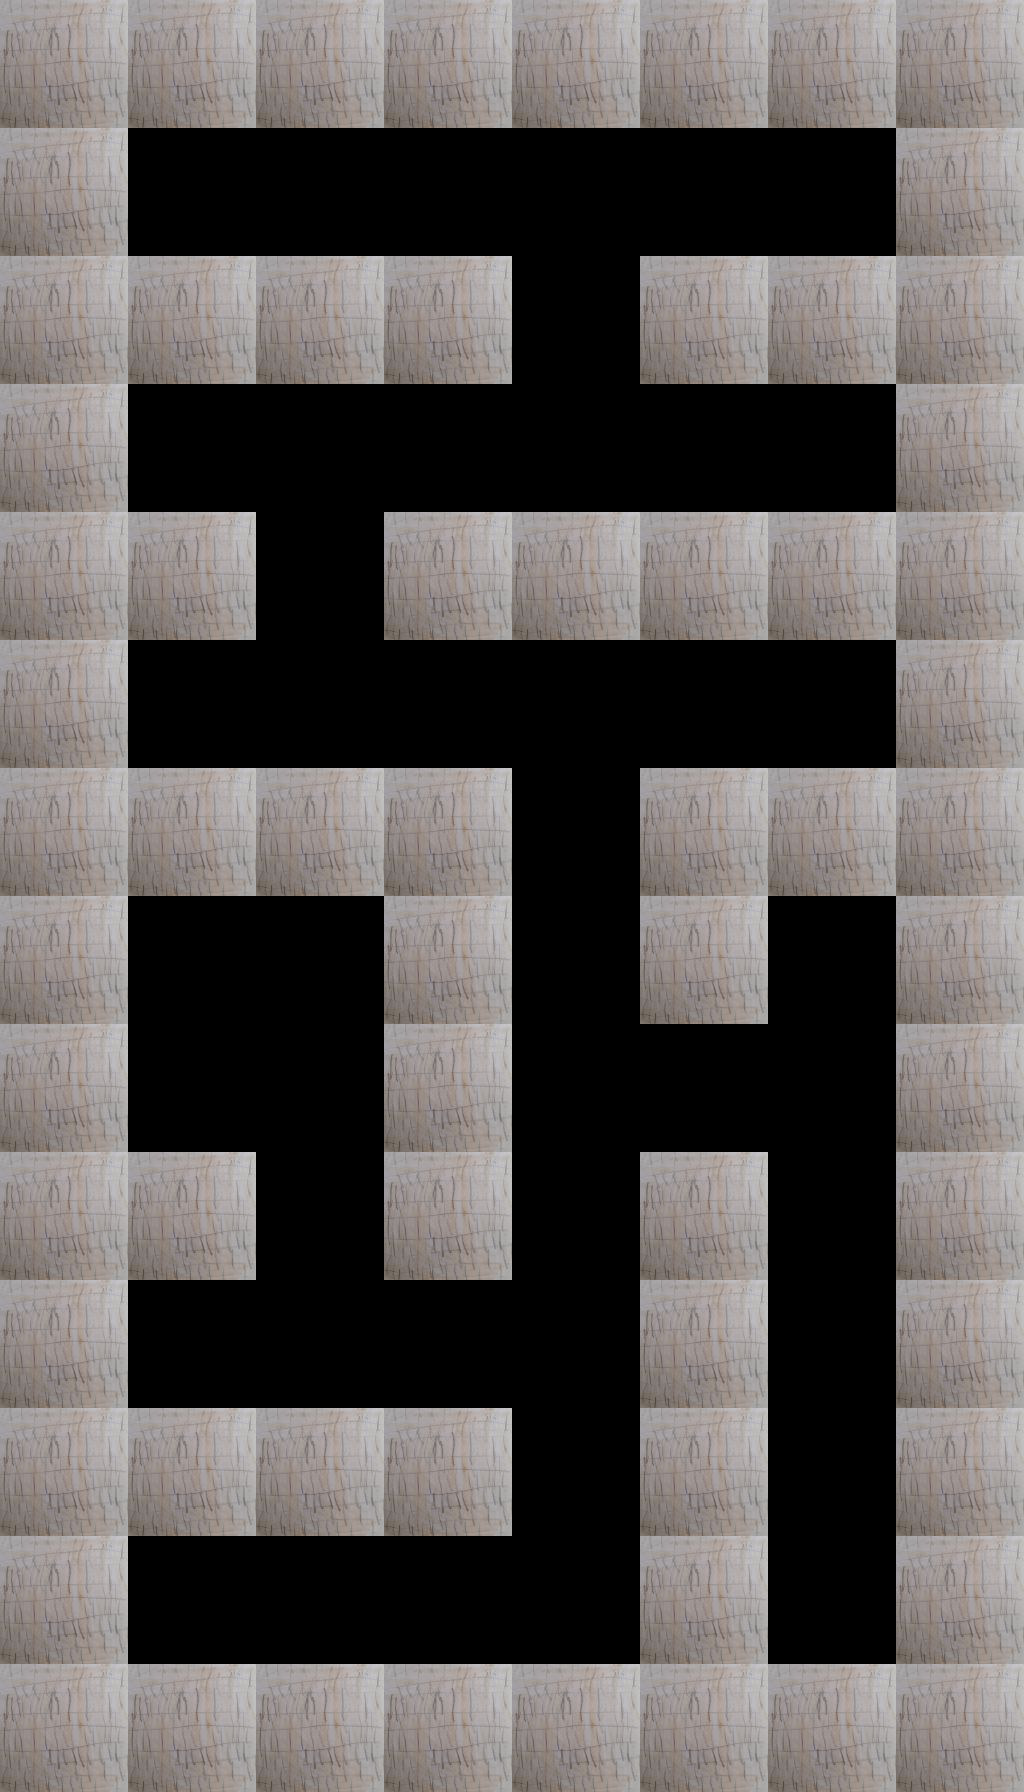

Rendered tile map (Tiled .tmx) drawn with the repository's tilesets; below, a short description and the full map source, tile grids included:
An orthogonal 8x14 tile map with 128x128 px tiles, 1 tile layer (Warstwa Kafelków 1).

<map version="1.2" tiledversion="1.3.3" orientation="orthogonal" renderorder="right-down" width="8" height="14" tilewidth="128" tileheight="128" infinite="0" nextlayerid="2" nextobjectid="1">
 <tileset firstgid="1" source="graphics/kremek.tsx" />
 <layer id="1" name="Warstwa Kafelków 1" width="8" height="14">
  <data encoding="csv">
2,2,2,2,2,2,2,2,
2,0,0,0,0,0,0,2,
2,2,2,2,0,2,2,2,
2,0,0,0,0,0,0,2,
2,2,0,2,2,2,2,2,
2,0,0,0,0,0,0,2,
2,2,2,2,0,2,2,2,
2,0,0,2,0,2,0,2,
2,0,0,2,0,0,0,2,
2,2,0,2,0,2,0,2,
2,0,0,0,0,2,0,2,
2,2,2,2,0,2,0,2,
2,0,0,0,0,2,0,2,
2,2,2,2,2,2,2,2
</data>
 </layer>
</map>